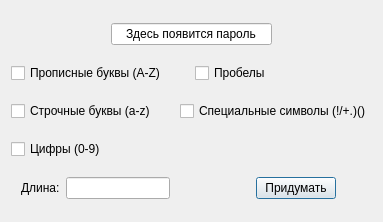
<?xml version="1.0" encoding="UTF-8"?>
<ui version="4.0">
 <class>GeneratePassDialog</class>
 <widget class="QDialog" name="GeneratePassDialog">
  <property name="geometry">
   <rect>
    <x>0</x>
    <y>0</y>
    <width>383</width>
    <height>222</height>
   </rect>
  </property>
  <property name="windowTitle">
   <string>Dialog</string>
  </property>
  <layout class="QVBoxLayout" name="verticalLayout">
   <item>
    <layout class="QHBoxLayout" name="horizontalLayout">
     <item>
      <spacer name="horizontalSpacer">
       <property name="orientation">
        <enum>Qt::Horizontal</enum>
       </property>
       <property name="sizeType">
        <enum>QSizePolicy::Fixed</enum>
       </property>
       <property name="sizeHint" stdset="0">
        <size>
         <width>100</width>
         <height>20</height>
        </size>
       </property>
      </spacer>
     </item>
     <item>
      <widget class="QLineEdit" name="passLine">
       <property name="text">
        <string>Здесь появится пароль</string>
       </property>
       <property name="alignment">
        <set>Qt::AlignCenter</set>
       </property>
      </widget>
     </item>
     <item>
      <spacer name="horizontalSpacer_2">
       <property name="orientation">
        <enum>Qt::Horizontal</enum>
       </property>
       <property name="sizeType">
        <enum>QSizePolicy::Fixed</enum>
       </property>
       <property name="sizeHint" stdset="0">
        <size>
         <width>100</width>
         <height>20</height>
        </size>
       </property>
      </spacer>
     </item>
    </layout>
   </item>
   <item>
    <layout class="QHBoxLayout" name="horizontalLayout_2">
     <item>
      <widget class="QCheckBox" name="uppercase">
       <property name="text">
        <string>Прописные буквы (A-Z)</string>
       </property>
      </widget>
     </item>
     <item>
      <widget class="QCheckBox" name="spaces">
       <property name="text">
        <string>Пробелы</string>
       </property>
      </widget>
     </item>
    </layout>
   </item>
   <item>
    <layout class="QHBoxLayout" name="horizontalLayout_3">
     <item>
      <widget class="QCheckBox" name="lowercase">
       <property name="text">
        <string>Строчные буквы (a-z)</string>
       </property>
      </widget>
     </item>
     <item>
      <widget class="QCheckBox" name="special">
       <property name="text">
        <string>Специальные символы (!/+.)()</string>
       </property>
      </widget>
     </item>
    </layout>
   </item>
   <item>
    <layout class="QHBoxLayout" name="horizontalLayout_4">
     <item>
      <widget class="QCheckBox" name="digits">
       <property name="text">
        <string>Цифры (0-9)</string>
       </property>
      </widget>
     </item>
    </layout>
   </item>
   <item>
    <layout class="QHBoxLayout" name="horizontalLayout_5">
     <item>
      <spacer name="horizontalSpacer_3">
       <property name="orientation">
        <enum>Qt::Horizontal</enum>
       </property>
       <property name="sizeType">
        <enum>QSizePolicy::Fixed</enum>
       </property>
       <property name="sizeHint" stdset="0">
        <size>
         <width>10</width>
         <height>20</height>
        </size>
       </property>
      </spacer>
     </item>
     <item>
      <widget class="QLabel" name="label">
       <property name="text">
        <string>Длина:</string>
       </property>
      </widget>
     </item>
     <item>
      <widget class="QLineEdit" name="lengthLine"/>
     </item>
     <item>
      <spacer name="horizontalSpacer_4">
       <property name="orientation">
        <enum>Qt::Horizontal</enum>
       </property>
       <property name="sizeType">
        <enum>QSizePolicy::Fixed</enum>
       </property>
       <property name="sizeHint" stdset="0">
        <size>
         <width>80</width>
         <height>20</height>
        </size>
       </property>
      </spacer>
     </item>
     <item>
      <widget class="QPushButton" name="generateButton">
       <property name="text">
        <string>Придумать</string>
       </property>
      </widget>
     </item>
     <item>
      <spacer name="horizontalSpacer_5">
       <property name="orientation">
        <enum>Qt::Horizontal</enum>
       </property>
       <property name="sizeHint" stdset="0">
        <size>
         <width>40</width>
         <height>20</height>
        </size>
       </property>
      </spacer>
     </item>
    </layout>
   </item>
  </layout>
 </widget>
 <resources/>
 <connections/>
</ui>
